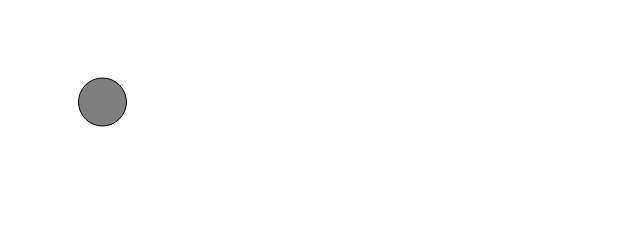
Frame 1 (no input)
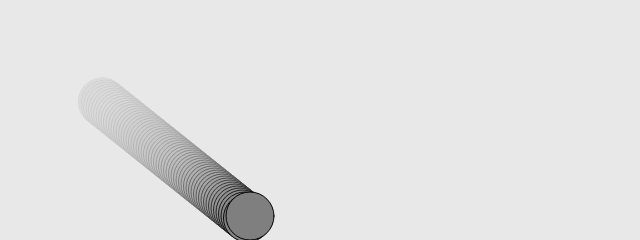
Frame 60 (no input)
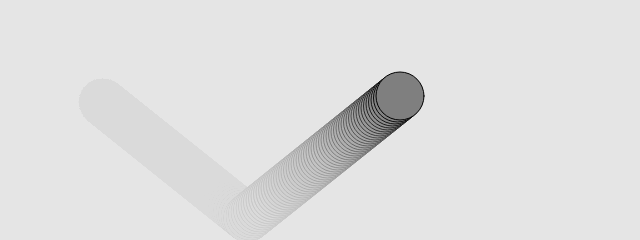
Frame 120 (the mouse pressed at the canvas centre since frame 60)

The p5.js sketch that drew these frames (run headless with seeded random() and noise() and a simulated clock; from frame 60 on, the mouse is pressed at the canvas centre):

// p5.js sketch
// ── sketch.js
let x = 100;
let y = 100;
let xspeed = 2.5;
let yspeed = 2;

const r = 24;

function setup() {
    createCanvas(640, 240);
}

function draw() {
    background(222, 10);

    x += xspeed;
    y += yspeed;

    if (x > width - r || x < r) {
        xspeed *= -1;
    }

    if (y > height - r || y < r) {
        yspeed *= -1;
    }

    stroke(0);
    fill(127);
    circle(x, y, r * 2);
}
